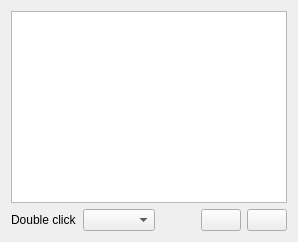
                     <widget class="QWidget" name="tabWidgetQPgHistory">
                      <attribute name="title">
                       <string>History</string>
                      </attribute>
                      <layout class="QVBoxLayout" name="verticalLayout_21">
                       <item>
                        <widget class="QTableView" name="tableViewHistory">
                         <property name="contextMenuPolicy">
                          <enum>Qt::CustomContextMenu</enum>
                         </property>
                         <property name="alternatingRowColors">
                          <bool>true</bool>
                         </property>
                         <property name="selectionBehavior">
                          <enum>QAbstractItemView::SelectRows</enum>
                         </property>
                         <property name="sortingEnabled">
                          <bool>true</bool>
                         </property>
                         <property name="wordWrap">
                          <bool>false</bool>
                         </property>
                         <attribute name="horizontalHeaderCascadingSectionResizes">
                          <bool>true</bool>
                         </attribute>
                         <attribute name="horizontalHeaderShowSortIndicator" stdset="0">
                          <bool>true</bool>
                         </attribute>
                         <attribute name="horizontalHeaderStretchLastSection">
                          <bool>true</bool>
                         </attribute>
                        </widget>
                       </item>
                       <item>
                        <layout class="QHBoxLayout" name="horizontalLayout_4">
                         <property name="topMargin">
                          <number>0</number>
                         </property>
                         <item>
                          <widget class="QLabel" name="label_2">
                           <property name="text">
                            <string>Double click</string>
                           </property>
                          </widget>
                         </item>
                         <item>
                          <widget class="QComboBox" name="comboBoxHistoryDblClick" />
                         </item>
                         <item>
                          <spacer name="horizontalSpacer_20">
                           <property name="orientation">
                            <enum>Qt::Horizontal</enum>
                           </property>
                           <property name="sizeHint" stdset="0">
                            <size>
                             <width>40</width>
                             <height>20</height>
                            </size>
                           </property>
                          </spacer>
                         </item>
                         <item>
                          <widget class="QPushButton" name="pushButtonHistoryToQueue">
                           <property name="text">
                            <string />
                           </property>
                           <property name="icon">
                            <iconset resource="resources.qrc">
                             <normaloff>:/theme/Icons/okjbreeze-dark/actions/22/media-playlist-append.svg</normaloff>:/theme/Icons/okjbreeze-dark/actions/22/media-playlist-append.svg</iconset>
                           </property>
                           <property name="iconSize">
                            <size>
                             <width>32</width>
                             <height>32</height>
                            </size>
                           </property>
                          </widget>
                         </item>
                         <item>
                          <widget class="QPushButton" name="pushButtonHistoryPlay">
                           <property name="text">
                            <string />
                           </property>
                           <property name="icon">
                            <iconset resource="resources.qrc">
                             <normaloff>:/theme/Icons/okjbreeze-dark/actions/22/media-playback-start.svg</normaloff>:/theme/Icons/okjbreeze-dark/actions/22/media-playback-start.svg</iconset>
                           </property>
                           <property name="iconSize">
                            <size>
                             <width>35</width>
                             <height>32</height>
                            </size>
                           </property>
                          </widget>
                         </item>
                        </layout>
                       </item>
                      </layout>
                     </widget>
